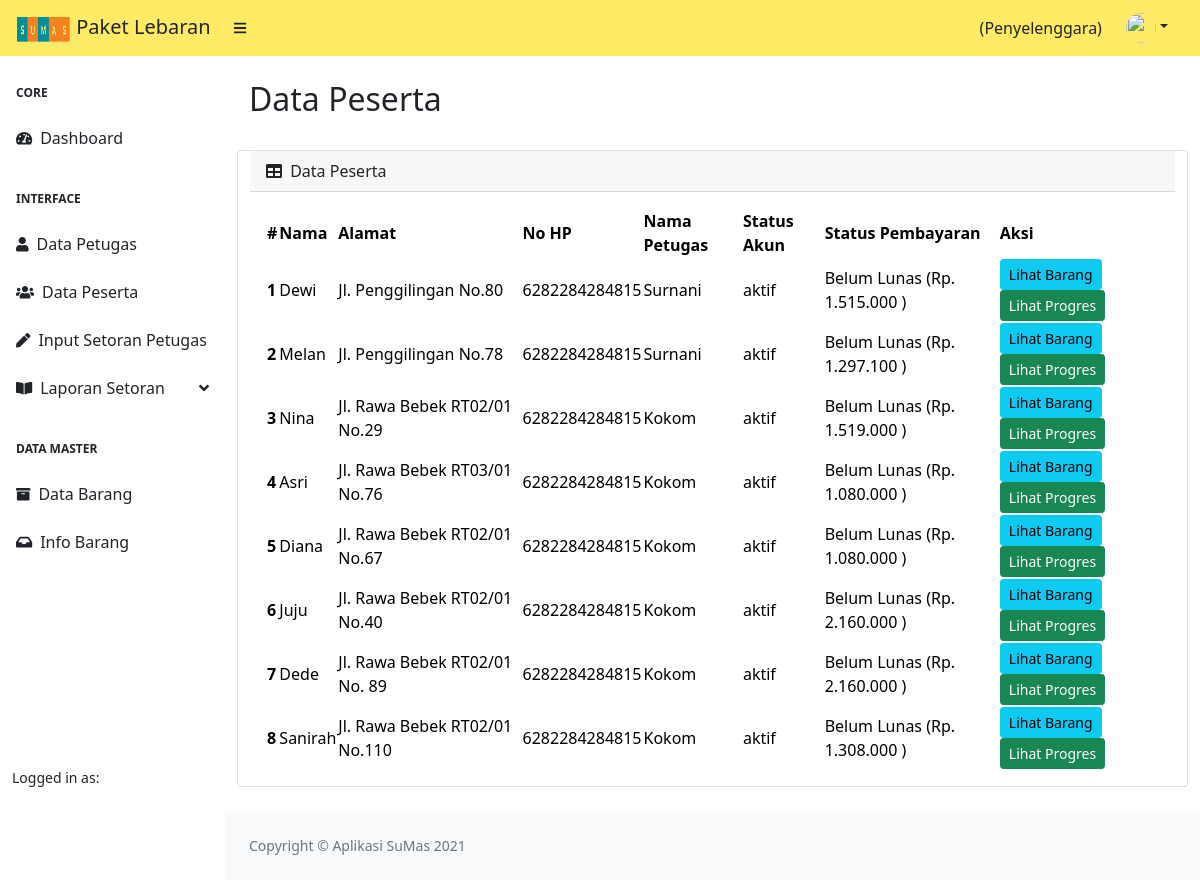
The page /index.php/penyelenggara/data_peserta on the database as committed earlier.
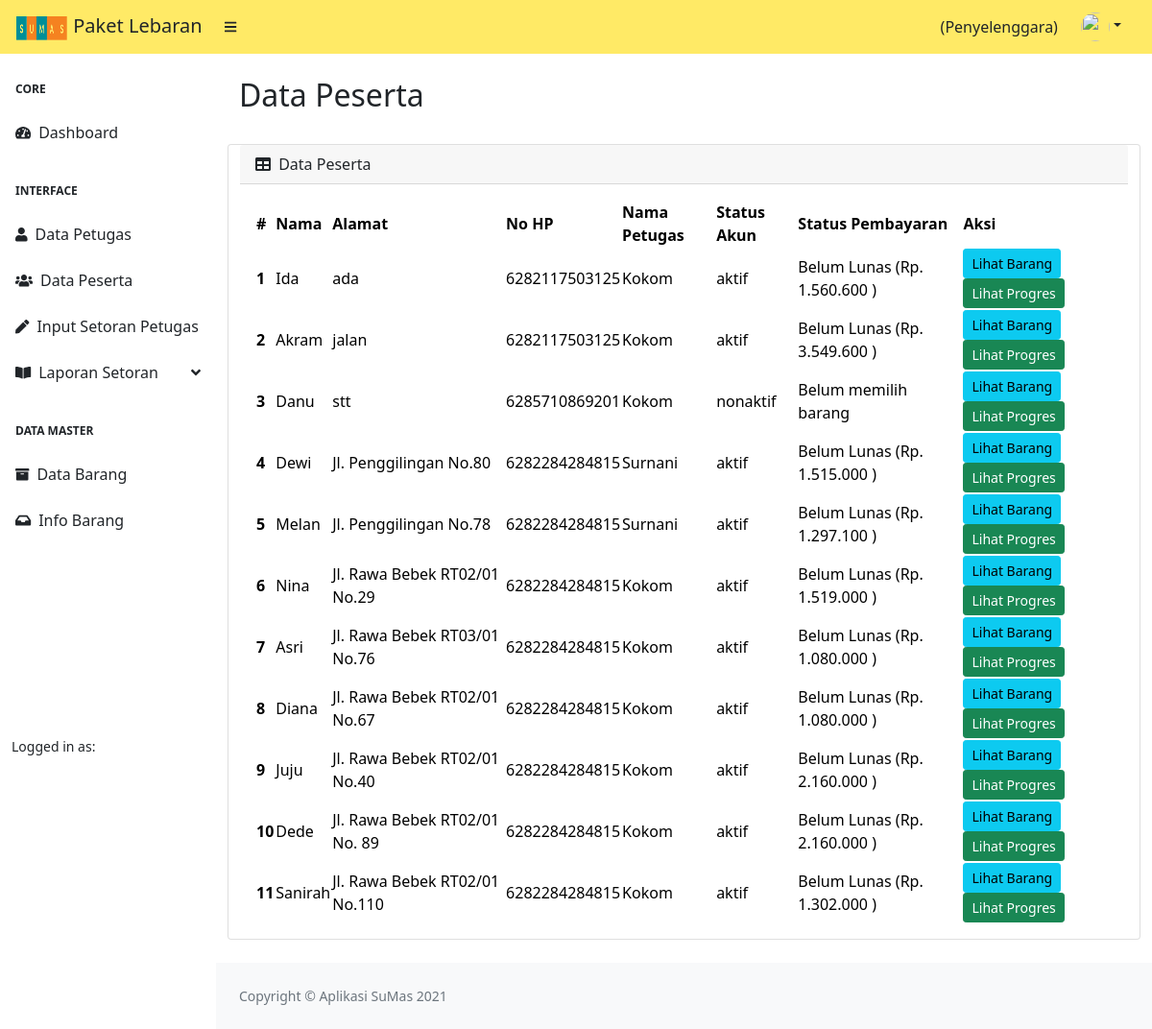
The same page on the database as committed later.
### tables this page shows
CREATE TABLE `user` (
  `id` int(11) NOT NULL,
  `nama_lengkap` varchar(225) NOT NULL,
  `alamat` varchar(225) NOT NULL,
  `no_hp` varchar(20) NOT NULL,
  `username` varchar(255) NOT NULL,
  `image` varchar(225) NOT NULL,
  `password` varchar(255) NOT NULL,
  `status` varchar(10) NOT NULL,
  `tabungan` varchar(225) DEFAULT NULL,
  `nama_petugas` varchar(50) NOT NULL,
  `id_petugas` int(11) NOT NULL,
  `created_at` datetime DEFAULT NULL
);

### application/controllers/Penyelenggara.php (called while the page is built, shortened)
<?php
class Penyelenggara extends CI_Controller
{
    public function __construct()
    {
        $this->load->model('M_DataMaster');
        $this->load->model('M_Penyelenggara');
        $this->load->library('form_validation');
    }
    public function data_peserta()
    {
        $data['title'] = 'Data Peserta';
        $data['user'] = $this->db->get_where('penyelenggara', ['username' => $this->session->userdata('username')])->row_array();
        $this->db->select('user.*, SUM(pembayaran.nominal) AS total_bayar');
        $this->db->join('pembayaran', 'user.id = pembayaran.id_user', 'left');
        $this->db->order_by('created_at', 'desc');
        $this->db->group_by('user.id');
        $data['rows'] = $this->db->get_where('user', [
            'pembayaran.status !=' => 'cancel'
        ])->result();
        $data['penyelenggara'] = $this->db->get('penyelenggara')->row();
        $this->load->view('templates/header', $data);
        $this->load->view('templates/sidebar_penyelenggara', $data);
        $this->load->view('penyelenggara/data_peserta');
        $this->load->view('templates/footer');
    }
}

### index.php (called while the page is built, shortened)
<?php
require_once BASEPATH.'core/CodeIgniter.php';

### application/views/penyelenggara/data_peserta.php (the view, shortened to what this page needs)
<div id="layoutSidenav_content">
    <main>
        <div class="container-fluid px-4">
            <h2 class="mt-4"><?= $title;  ?></h2>
            <div class="row">
                <div class="card mb-4">
                    <div class="card-header">
                        <i class="fas fa-table me-1"></i>
                        Data Peserta
                    </div>
                    <div class="card-body">
                        <table id="datatablesSimple">
                            <thead>
                                <tr class="table-warning">
                                    <th>#</th>
                                    <th>Nama</th>
                                    <th>Alamat</th>
                                    <th>No HP</th>
                                    <th>Nama Petugas</th>
                                    <th>Status Akun</th>
                                    <th>Status Pembayaran</th>
                                    <th>Aksi</th>
                                </tr>
                            </thead>
                            <tbody>
                                <?php
                                $count = 0;
                                foreach ($rows as $row) :
                                    $count = $count + 1;
                                    $this->db->select('SUM(harga) AS harga_total');
                                    $this->db->join('barang', 'target_barang.id_barang = barang.id');
                                    $barang = $this->db->get_where('target_barang', ['id_user' => $row->id])->row();
                                    $jml_barang = $this->db->get_where('target_barang', ['id_user' => $row->id])->num_rows();
                                    $tanggal_mulai = date('Y-m-d', strtotime('-1 days', strtotime($penyelenggara->tanggal_mulai)));
                                    $mulai = date_create($tanggal_mulai);
                                    $selesai = date_create($penyelenggara->tanggal_selesai);
                                    $diff = date_diff($mulai, $selesai);
                                    $jml_hari = $diff->days;
                                    $total_harga_barang = $barang->harga_total * $jml_hari;
                                    $total_tabungan = $row->tabungan * $jml_hari;
                                    $total_iuran_peserta = $total_harga_barang + $total_tabungan;
                                    $sisa = $total_iuran_peserta - $row->total_bayar;
                                ?>
                                    <tr class="table-light">
                                        <th scope=" row"><?= $count ?></th>
                                        <td><?= $row->nama_lengkap ?></td>
                                        <td><?= $row->alamat ?></td>
                                        <td><?= $row->no_hp ?></td>
                                        <td><?= $row->nama_petugas ?></td>
                                        <td><?= $row->status  ?></td>
                                        <td>
                                            <?php if ($jml_barang > 0) : ?>
                                                <?php if ($sisa <= 0) : ?>
                                                    Sudah Lunas (
                                                <?php else : ?>
                                                    Belum Lunas (Rp.
                                                <?php endif ?>
                                                <?= number_format($sisa, 0, ',', '.') ?>
                                                )
                                            <?php else : ?>
                                                Belum memilih barang
                                            <?php endif; ?>
                                        </td>
                                        <td>
                                            <a href="<?= base_url('penyelenggara/data_barang_peserta/' . $row->id) ?>" class="btn btn-info btn-sm">Lihat Barang</a>
                                            <a href="<?= base_url('penyelenggara/progres_peserta/' . $row->id) ?>" class="btn btn-success btn-sm">Lihat Progres</a>
                                        </td>
                                    </tr>
                                <?php endforeach; ?>
                            </tbody>
                        </table>
                    </div>
                </div>
            </div>
        </div>
    </main>

### application/views/templates/header.php (shortened to what this page needs)
<!DOCTYPE html>
<html lang="en">
<head>
    <link href="https://cdn.jsdelivr.net/npm/simple-datatables@latest/dist/style.css" rel="stylesheet" />
    <link href="<?= base_url('assets/css/styles.css')  ?>" rel="stylesheet" />
</head>

### application/views/templates/sidebar_penyelenggara.php (shortened to what this page needs)
<body class="sb-nav-fixed">
    <nav class="sb-topnav navbar navbar-expand navbar-dark" style="background-color: #ffea66;">
        <a class="navbar-brand ps-3 text-dark" href="<?= base_url('penyelenggara') ?>"><img src="<?= base_url('assets/img/logo/logo.png') ?>" alt="" width="55" height="30"> Paket Lebaran</a>
        <button class="btn btn-link btn-sm order-1 order-lg-0 me-4 me-lg-0 text-dark" id="sidebarToggle" href="#!"><i class="fas fa-bars"></i></button>
        <form class="d-none d-md-inline-block form-inline ms-auto me-0 me-md-3 my-2 my-md-0">
            <div class="input-group">
                <label for="" class="text-dark"><?= $user['nama_lengkap']; ?> (Penyelenggara)</label>
            </div>
        </form>
        <ul class="navbar-nav ms-auto ms-md-0 me-3 me-lg-4">
            <li class="nav-item dropdown">
                <a class="nav-link dropdown-toggle text-dark" id="navbarDropdown" href="#" role="button" data-bs-toggle="dropdown" aria-expanded="false"><img src="<?= base_url('assets/img/profile/') . $user['image']  ?>" alt="" class="img-fluid rounded-circle" style="width: 30px; height: 30px;"></a>
            </li>
        </ul>
    </nav>
    <div id="layoutSidenav">
        <div id="layoutSidenav_nav">
            <nav class="sb-sidenav accordion" id="sidenavAccordion">
                <div class="sb-sidenav-menu">
                    <div class="nav">
                        <div class="sb-sidenav-menu-heading">Core</div>
                        <a class="nav-link text-dark" href="<?= base_url('penyelenggara')  ?>">
                            <div class="sb-nav-link-icon text-dark"><i class="fas fa-tachometer-alt"></i></div>
                            Dashboard
                        </a>
                        <div class="sb-sidenav-menu-heading">Interface</div>
                        <a class="nav-link text-dark" href="<?= base_url('penyelenggara/data_petugas')  ?>">
                            <div class="sb-nav-link-icon text-dark"><i class="fas fa-user"></i></div>
                            Data Petugas
                        </a>
                        <a class="nav-link text-dark" href="<?= base_url('penyelenggara/data_peserta')  ?>">
                            <div class="sb-nav-link-icon text-dark"><i class="fas fa-users"></i></div>
                            Data Peserta
                        </a>
                        <a class="nav-link text-dark" href="<?= base_url('penyelenggara/pembayaran_offline')  ?>">
                            <div class="sb-nav-link-icon text-dark"><i class="fas fa-pen"></i></div>
                            Input Setoran Petugas
                        </a>
                        <a class="nav-link text-dark" href="#" data-bs-toggle="collapse" data-bs-target="#collapseLayouts" aria-expanded="false" aria-controls="collapseLayouts">
                            <div class="sb-nav-link-icon text-dark"><i class="fas fa-book-open"></i></div>
                            Laporan Setoran
                            <div class="sb-sidenav-collapse-arrow text-dark"><i class="fas fa-angle-down"></i></div>
                        </a>
                        <div class="sb-sidenav-menu-heading">Data Master</div>
                        <a class="nav-link text-dark" href="<?= base_url('penyelenggara/data_barang')  ?>">
                            <div class="sb-nav-link-icon text-dark"><i class="fas fa-archive"></i></div>
                            Data Barang
                        </a>
                        <a class="nav-link text-dark" href="<?= base_url('penyelenggara/info_barang')  ?>">
                            <div class="sb-nav-link-icon text-dark"><i class="fas fa-inbox"></i></div>
                            Info Barang
                        </a>
                    </div>
                </div>
                <div class="sb-sidenav-footer">
                    <div class="small">Logged in as:</div>
                </div>
            </nav>
        </div>

### application/views/templates/footer.php (shortened to what this page needs)
<footer class="py-4 bg-light mt-auto">
    <div class="container-fluid px-4">
        <div class="d-flex align-items-center justify-content-between small">
            <div class="text-muted">Copyright &copy; Aplikasi SuMas 2021</div>
        </div>
    </div>
</footer>
</div>
</div>
</body>
</html>

Rows that differ between the two databases and show on the page:
added user: nama_lengkap "Ida", alamat "ada", no_hp "6282117503125", nama_petugas "Kokom", status "aktif", tabungan "Belum Lunas (Rp.", sisa "1.560.600"
added user: nama_lengkap "Akram", alamat "jalan", no_hp "6282117503125", nama_petugas "Kokom", status "aktif", tabungan "Belum Lunas (Rp.", sisa "3.549.600"
added user: nama_lengkap "Danu", alamat "stt", no_hp "6285710869201", nama_petugas "Kokom", status "nonaktif", shows "Belum memilih barang"
computed for user "Sanirah": sisa "1.308.000" → "1.302.000"
